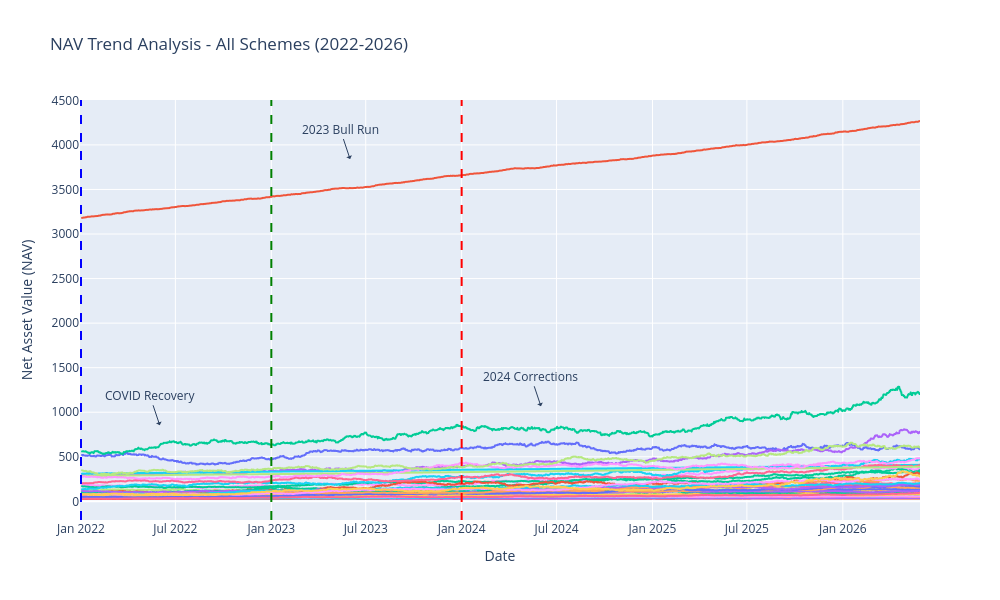

Here is the notebook cell this chart was saved with:
### Code cell
# NAV Trend Analysis [1]
# Plot daily NAV for all 40 schemes with annotations
nav_with_names = nav_history.merge(fund_master[['amfi_code', 'scheme_name']], on='amfi_code')
nav_with_names["date"] = pd.to_datetime(nav_with_names["date"])

fig = px.line(nav_with_names, 
              x='date', 
              y='nav', 
              color='scheme_name',
              title='NAV Trend Analysis - All Schemes (2022-2026)',
              labels={'date': 'Date', 'nav': 'Net Asset Value (NAV)', 'scheme_name': 'Fund Name'})

# Add vertical lines for key periods
fig.add_vline(x="2022-01-01", line_width=2, line_dash="dash", line_color="blue")
fig.add_vline(x="2023-01-01", line_width=2, line_dash="dash", line_color="green")
fig.add_vline(x="2024-01-01", line_width=2, line_dash="dash", line_color="red")

# Add annotations
fig.add_annotation(
    x="2022-06-01",
    y=nav_with_names["nav"].max() * 0.2,
    text="COVID Recovery",
    showarrow=True,
    arrowhead=1,
)

fig.add_annotation(
    x="2023-06-01",
    y=nav_with_names["nav"].max() * 0.90,
    text="2023 Bull Run",
    showarrow=True,
    arrowhead=1,
)

fig.add_annotation(
    x="2024-06-01",
    y=nav_with_names["nav"].max() * 0.25,
    text="2024 Corrections",
    showarrow=True,
    arrowhead=1,
)

fig.update_layout(height=600, width=1000, showlegend=False)
fig.write_image('../reports/figures/nav_trend_analysis.png')
fig.show()

### Figure 1 — Plotly figure (JSON) as saved in the notebook; plotly's stock layout.template omitted (floating-point values rounded to 4 significant figures; data arrays with more than 128 entries replaced by an {"elided": "..."} marker saying what was removed)
{"data": [{"hovertemplate": "Fund Name=HDFC Top 100 Fund - Regular Plan - Growth<br>Date=%{x}<br>Net Asset Value (NAV)=%{y}<extra></extra>", "legendgroup": "HDFC Top 100 Fund - Regular Plan - Growth", "line": {"color": "#636efa", "dash": "solid"}, "marker": {"symbol": "circle"}, "mode": "lines", "name": "HDFC Top 100 Fund - Regular Plan - Growth", "showlegend": true, "type": "scattergl", "x": {"elided": "1608 str values"}, "xaxis": "x", "y": {"elided": "1608 float values"}, "yaxis": "y"}, {"hovertemplate": "Fund Name=HDFC Short Term Debt Fund - Regular - Growth<br>Date=%{x}<br>Net Asset Value (NAV)=%{y}<extra></extra>", "legendgroup": "HDFC Short Term Debt Fund - Regular - Growth", "line": {"color": "#EF553B", "dash": "solid"}, "marker": {"symbol": "circle"}, "mode": "lines", "name": "HDFC Short Term Debt Fund - Regular - Growth", "showlegend": true, "type": "scattergl", "x": {"elided": "1608 str values"}, "xaxis": "x", "y": {"elided": "1608 float values"}, "yaxis": "y"}, {"hovertemplate": "Fund Name=HDFC Mid-Cap Opportunities Fund - Regular - Growth<br>Date=%{x}<br>Net Asset Value (NAV)=%{y}<extra></extra>", "legendgroup": "HDFC Mid-Cap Opportunities Fund - Regular - Growth", "line": {"color": "#00cc96", "dash": "solid"}, "marker": {"symbol": "circle"}, "mode": "lines", "name": "HDFC Mid-Cap Opportunities Fund - Regular - Growth", "showlegend": true, "type": "scattergl", "x": {"elided": "1608 str values"}, "xaxis": "x", "y": {"elided": "1608 float values"}, "yaxis": "y"}, {"hovertemplate": "Fund Name=ABSL Frontline Equity Fund - Regular - Growth<br>Date=%{x}<br>Net Asset Value (NAV)=%{y}<extra></extra>", "legendgroup": "ABSL Frontline Equity Fund - Regular - Growth", "line": {"color": "#ab63fa", "dash": "solid"}, "marker": {"symbol": "circle"}, "mode": "lines", "name": "ABSL Frontline Equity Fund - Regular - Growth", "showlegend": true, "type": "scattergl", "x": {"elided": "1608 str values"}, "xaxis": "x", "y": {"elided": "1608 float values"}, "yaxis": "y"}, {"hovertemplate": "Fund Name=ABSL Small Cap Fund - Regular - Growth<br>Date=%{x}<br>Net Asset Value (NAV)=%{y}<extra></extra>", "legendgroup": "ABSL Small Cap Fund - Regular - Growth", "line": {"color": "#FFA15A", "dash": "solid"}, "marker": {"symbol": "circle"}, "mode": "lines", "name": "ABSL Small Cap Fund - Regular - Growth", "showlegend": true, "type": "scattergl", "x": {"elided": "1608 str values"}, "xaxis": "x", "y": {"elided": "1608 float values"}, "yaxis": "y"}, {"hovertemplate": "Fund Name=ABSL Liquid Fund - Regular - Growth<br>Date=%{x}<br>Net Asset Value (NAV)=%{y}<extra></extra>", "legendgroup": "ABSL Liquid Fund - Regular - Growth", "line": {"color": "#19d3f3", "dash": "solid"}, "marker": {"symbol": "circle"}, "mode": "lines", "name": "ABSL Liquid Fund - Regular - Growth", "showlegend": true, "type": "scattergl", "x": {"elided": "1608 str values"}, "xaxis": "x", "y": {"elided": "1608 float values"}, "yaxis": "y"}, {"hovertemplate": "Fund Name=UTI Nifty 50 Index Fund - Regular - Growth<br>Date=%{x}<br>Net Asset Value (NAV)=%{y}<extra></extra>", "legendgroup": "UTI Nifty 50 Index Fund - Regular - Growth", "line": {"color": "#FF6692", "dash": "solid"}, "marker": {"symbol": "circle"}, "mode": "lines", "name": "UTI Nifty 50 Index Fund - Regular - Growth", "showlegend": true, "type": "scattergl", "x": {"elided": "1608 str values"}, "xaxis": "x", "y": {"elided": "1608 float values"}, "yaxis": "y"}, {"hovertemplate": "Fund Name=UTI Mid Cap Fund - Regular - Growth<br>Date=%{x}<br>Net Asset Value (NAV)=%{y}<extra></extra>", "legendgroup": "UTI Mid Cap Fund - Regular - Growth", "line": {"color": "#B6E880", "dash": "solid"}, "marker": {"symbol": "circle"}, "mode": "lines", "name": "UTI Mid Cap Fund - Regular - Growth", "showlegend": true, "type": "scattergl", "x": {"elided": "1608 str values"}, "xaxis": "x", "y": {"elided": "1608 float values"}, "yaxis": "y"}, {"hovertemplate": "Fund Name=UTI Flexi Cap Fund - Regular - Growth<br>Date=%{x}<br>Net Asset Value (NAV)=%{y}<extra></extra>", "legendgroup": "UTI Flexi Cap Fund - Regular - Growth", "line": {"color": "#FF97FF", "dash": "solid"}, "marker": {"symbol": "circle"}, "mode": "lines", "name": "UTI Flexi Cap Fund - Regular - Growth", "showlegend": true, "type": "scattergl", "x": {"elided": "1608 str values"}, "xaxis": "x", "y": {"elided": "1608 float values"}, "yaxis": "y"}, {"hovertemplate": "Fund Name=Nippon India Large Cap Fund - Regular - Growth<br>Date=%{x}<br>Net Asset Value (NAV)=%{y}<extra></extra>", "legendgroup": "Nippon India Large Cap Fund - Regular - Growth", "line": {"color": "#FECB52", "dash": "solid"}, "marker": {"symbol": "circle"}, "mode": "lines", "name": "Nippon India Large Cap Fund - Regular - Growth", "showlegend": true, "type": "scattergl", "x": {"elided": "1608 str values"}, "xaxis": "x", "y": {"elided": "1608 float values"}, "yaxis": "y"}, {"hovertemplate": "Fund Name=Nippon India Large Cap Fund - Direct - Growth<br>Date=%{x}<br>Net Asset Value (NAV)=%{y}<extra></extra>", "legendgroup": "Nippon India Large Cap Fund - Direct - Growth", "line": {"color": "#636efa", "dash": "solid"}, "marker": {"symbol": "circle"}, "mode": "lines", "name": "Nippon India Large Cap Fund - Direct - Growth", "showlegend": true, "type": "scattergl", "x": {"elided": "1608 str values"}, "xaxis": "x", "y": {"elided": "1608 float values"}, "yaxis": "y"}, {"hovertemplate": "Fund Name=Nippon India Small Cap Fund - Regular - Growth<br>Date=%{x}<br>Net Asset Value (NAV)=%{y}<extra></extra>", "legendgroup": "Nippon India Small Cap Fund - Regular - Growth", "line": {"color": "#EF553B", "dash": "solid"}, "marker": {"symbol": "circle"}, "mode": "lines", "name": "Nippon India Small Cap Fund - Regular - Growth", "showlegend": true, "type": "scattergl", "x": {"elided": "1608 str values"}, "xaxis": "x", "y": {"elided": "1608 float values"}, "yaxis": "y"}, {"hovertemplate": "Fund Name=Nippon India ETF Nifty 50 BeES<br>Date=%{x}<br>Net Asset Value (NAV)=%{y}<extra></extra>", "legendgroup": "Nippon India ETF Nifty 50 BeES", "line": {"color": "#00cc96", "dash": "solid"}, "marker": {"symbol": "circle"}, "mode": "lines", "name": "Nippon India ETF Nifty 50 BeES", "showlegend": true, "type": "scattergl", "x": {"elided": "1608 str values"}, "xaxis": "x", "y": {"elided": "1608 float values"}, "yaxis": "y"}, {"hovertemplate": "Fund Name=Nippon India Gilt Securities Fund - Regular - Growth<br>Date=%{x}<br>Net Asset Value (NAV)=%{y}<extra></extra>", "legendgroup": "Nippon India Gilt Securities Fund - Regular - Growth", "line": {"color": "#ab63fa", "dash": "solid"}, "marker": {"symbol": "circle"}, "mode": "lines", "name": "Nippon India Gilt Securities Fund - Regular - Growth", "showlegend": true, "type": "scattergl", "x": {"elided": "1608 str values"}, "xaxis": "x", "y": {"elided": "1608 float values"}, "yaxis": "y"}, {"hovertemplate": "Fund Name=Axis Bluechip Fund - Regular - Growth<br>Date=%{x}<br>Net Asset Value (NAV)=%{y}<extra></extra>", "legendgroup": "Axis Bluechip Fund - Regular - Growth", "line": {"color": "#FFA15A", "dash": "solid"}, "marker": {"symbol": "circle"}, "mode": "lines", "name": "Axis Bluechip Fund - Regular - Growth", "showlegend": true, "type": "scattergl", "x": {"elided": "1608 str values"}, "xaxis": "x", "y": {"elided": "1608 float values"}, "yaxis": "y"}, {"hovertemplate": "Fund Name=Axis Bluechip Fund - Direct - Growth<br>Date=%{x}<br>Net Asset Value (NAV)=%{y}<extra></extra>", "legendgroup": "Axis Bluechip Fund - Direct - Growth", "line": {"color": "#19d3f3", "dash": "solid"}, "marker": {"symbol": "circle"}, "mode": "lines", "name": "Axis Bluechip Fund - Direct - Growth", "showlegend": true, "type": "scattergl", "x": {"elided": "1608 str values"}, "xaxis": "x", "y": {"elided": "1608 float values"}, "yaxis": "y"}, {"hovertemplate": "Fund Name=Axis Midcap Fund - Regular - Growth<br>Date=%{x}<br>Net Asset Value (NAV)=%{y}<extra></extra>", "legendgroup": "Axis Midcap Fund - Regular - Growth", "line": {"color": "#FF6692", "dash": "solid"}, "marker": {"symbol": "circle"}, "mode": "lines", "name": "Axis Midcap Fund - Regular - Growth", "showlegend": true, "type": "scattergl", "x": {"elided": "1608 str values"}, "xaxis": "x", "y": {"elided": "1608 float values"}, "yaxis": "y"}, {"hovertemplate": "Fund Name=Axis Small Cap Fund - Regular - Growth<br>Date=%{x}<br>Net Asset Value (NAV)=%{y}<extra></extra>", "legendgroup": "Axis Small Cap Fund - Regular - Growth", "line": {"color": "#B6E880", "dash": "solid"}, "marker": {"symbol": "circle"}, "mode": "lines", "name": "Axis Small Cap Fund - Regular - Growth", "showlegend": true, "type": "scattergl", "x": {"elided": "1608 str values"}, "xaxis": "x", "y": {"elided": "1608 float values"}, "yaxis": "y"}, {"hovertemplate": "Fund Name=SBI Magnum Gilt Fund - Regular Plan - Growth<br>Date=%{x}<br>Net Asset Value (NAV)=%{y}<extra></extra>", "legendgroup": "SBI Magnum Gilt Fund - Regular Plan - Growth", "line": {"color": "#FF97FF", "dash": "solid"}, "marker": {"symbol": "circle"}, "mode": "lines", "name": "SBI Magnum Gilt Fund - Regular Plan - Growth", "showlegend": true, "type": "scattergl", "x": {"elided": "1608 str values"}, "xaxis": "x", "y": {"elided": "1608 float values"}, "yaxis": "y"}, {"hovertemplate": "Fund Name=SBI Bluechip Fund - Regular Plan - Growth<br>Date=%{x}<br>Net Asset Value (NAV)=%{y}<extra></extra>", "legendgroup": "SBI Bluechip Fund - Regular Plan - Growth", "line": {"color": "#FECB52", "dash": "solid"}, "marker": {"symbol": "circle"}, "mode": "lines", "name": "SBI Bluechip Fund - Regular Plan - Growth", "showlegend": true, "type": "scattergl", "x": {"elided": "1608 str values"}, "xaxis": "x", "y": {"elided": "1608 float values"}, "yaxis": "y"}, {"hovertemplate": "Fund Name=SBI Bluechip Fund - Direct Plan - Growth<br>Date=%{x}<br>Net Asset Value (NAV)=%{y}<extra></extra>", "legendgroup": "SBI Bluechip Fund - Direct Plan - Growth", "line": {"color": "#636efa", "dash": "solid"}, "marker": {"symbol": "circle"}, "mode": "lines", "name": "SBI Bluechip Fund - Direct Plan - Growth", "showlegend": true, "type": "scattergl", "x": {"elided": "1608 str values"}, "xaxis": "x", "y": {"elided": "1608 float values"}, "yaxis": "y"}, {"hovertemplate": "Fund Name=SBI Small Cap Fund - Regular Plan - Growth<br>Date=%{x}<br>Net Asset Value (NAV)=%{y}<extra></extra>", "legendgroup": "SBI Small Cap Fund - Regular Plan - Growth", "line": {"color": "#EF553B", "dash": "solid"}, "marker": {"symbol": "circle"}, "mode": "lines", "name": "SBI Small Cap Fund - Regular Plan - Growth", "showlegend": true, "type": "scattergl", "x": {"elided": "1608 str values"}, "xaxis": "x", "y": {"elided": "1608 float values"}, "yaxis": "y"}, {"hovertemplate": "Fund Name=SBI Small Cap Fund - Direct Plan - Growth<br>Date=%{x}<br>Net Asset Value (NAV)=%{y}<extra></extra>", "legendgroup": "SBI Small Cap Fund - Direct Plan - Growth", "line": {"color": "#00cc96", "dash": "solid"}, "marker": {"symbol": "circle"}, "mode": "lines", "name": "SBI Small Cap Fund - Direct Plan - Growth", "showlegend": true, "type": "scattergl", "x": {"elided": "1608 str values"}, "xaxis": "x", "y": {"elided": "1608 float values"}, "yaxis": "y"}, {"hovertemplate": "Fund Name=ICICI Pru Bluechip Fund - Regular - Growth<br>Date=%{x}<br>Net Asset Value (NAV)=%{y}<extra></extra>", "legendgroup": "ICICI Pru Bluechip Fund - Regular - Growth", "line": {"color": "#ab63fa", "dash": "solid"}, "marker": {"symbol": "circle"}, "mode": "lines", "name": "ICICI Pru Bluechip Fund - Regular - Growth", "showlegend": true, "type": "scattergl", "x": {"elided": "1608 str values"}, "xaxis": "x", "y": {"elided": "1608 float values"}, "yaxis": "y"}, {"hovertemplate": "Fund Name=ICICI Pru Bluechip Fund - Direct - Growth<br>Date=%{x}<br>Net Asset Value (NAV)=%{y}<extra></extra>", "legendgroup": "ICICI Pru Bluechip Fund - Direct - Growth", "line": {"color": "#FFA15A", "dash": "solid"}, "marker": {"symbol": "circle"}, "mode": "lines", "name": "ICICI Pru Bluechip Fund - Direct - Growth", "showlegend": true, "type": "scattergl", "x": {"elided": "1608 str values"}, "xaxis": "x", "y": {"elided": "1608 float values"}, "yaxis": "y"}, {"hovertemplate": "Fund Name=ICICI Pru Midcap Fund - Regular - Growth<br>Date=%{x}<br>Net Asset Value (NAV)=%{y}<extra></extra>", "legendgroup": "ICICI Pru Midcap Fund - Regular - Growth", "line": {"color": "#19d3f3", "dash": "solid"}, "marker": {"symbol": "circle"}, "mode": "lines", "name": "ICICI Pru Midcap Fund - Regular - Growth", "showlegend": true, "type": "scattergl", "x": {"elided": "1608 str values"}, "xaxis": "x", "y": {"elided": "1608 float values"}, "yaxis": "y"}, {"hovertemplate": "Fund Name=ICICI Pru Value Discovery Fund - Regular - Growth<br>Date=%{x}<br>Net Asset Value (NAV)=%{y}<extra></extra>", "legendgroup": "ICICI Pru Value Discovery Fund - Regular - Growth", "line": {"color": "#FF6692", "dash": "solid"}, "marker": {"symbol": "circle"}, "mode": "lines", "name": "ICICI Pru Value Discovery Fund - Regular - Growth", "showlegend": true, "type": "scattergl", "x": {"elided": "1608 str values"}, "xaxis": "x", "y": {"elided": "1608 float values"}, "yaxis": "y"}, {"hovertemplate": "Fund Name=ICICI Pru Liquid Fund - Regular - Growth<br>Date=%{x}<br>Net Asset Value (NAV)=%{y}<extra></extra>", "legendgroup": "ICICI Pru Liquid Fund - Regular - Growth", "line": {"color": "#B6E880", "dash": "solid"}, "marker": {"symbol": "circle"}, "mode": "lines", "name": "ICICI Pru Liquid Fund - Regular - Growth", "showlegend": true, "type": "scattergl", "x": {"elided": "1608 str values"}, "xaxis": "x", "y": {"elided": "1608 float values"}, "yaxis": "y"}, {"hovertemplate": "Fund Name=Kotak Bluechip Fund - Regular - Growth<br>Date=%{x}<br>Net Asset Value (NAV)=%{y}<extra></extra>", "legendgroup": "Kotak Bluechip Fund - Regular - Growth", "line": {"color": "#FF97FF", "dash": "solid"}, "marker": {"symbol": "circle"}, "mode": "lines", "name": "Kotak Bluechip Fund - Regular - Growth", "showlegend": true, "type": "scattergl", "x": {"elided": "1608 str values"}, "xaxis": "x", "y": {"elided": "1608 float values"}, "yaxis": "y"}, {"hovertemplate": "Fund Name=Kotak Emerging Equity Fund - Regular - Growth<br>Date=%{x}<br>Net Asset Value (NAV)=%{y}<extra></extra>", "legendgroup": "Kotak Emerging Equity Fund - Regular - Growth", "line": {"color": "#FECB52", "dash": "solid"}, "marker": {"symbol": "circle"}, "mode": "lines", "name": "Kotak Emerging Equity Fund - Regular - Growth", "showlegend": true, "type": "scattergl", "x": {"elided": "1608 str values"}, "xaxis": "x", "y": {"elided": "1608 float values"}, "yaxis": "y"}, {"hovertemplate": "Fund Name=Kotak Flexicap Fund - Regular - Growth<br>Date=%{x}<br>Net Asset Value (NAV)=%{y}<extra></extra>", "legendgroup": "Kotak Flexicap Fund - Regular - Growth", "line": {"color": "#636efa", "dash": "solid"}, "marker": {"symbol": "circle"}, "mode": "lines", "name": "Kotak Flexicap Fund - Regular - Growth", "showlegend": true, "type": "scattergl", "x": {"elided": "1608 str values"}, "xaxis": "x", "y": {"elided": "1608 float values"}, "yaxis": "y"}, {"hovertemplate": "Fund Name=Kotak Liquid Fund - Regular - Growth<br>Date=%{x}<br>Net Asset Value (NAV)=%{y}<extra></extra>", "legendgroup": "Kotak Liquid Fund - Regular - Growth", "line": {"color": "#EF553B", "dash": "solid"}, "marker": {"symbol": "circle"}, "mode": "lines", "name": "Kotak Liquid Fund - Regular - Growth", "showlegend": true, "type": "scattergl", "x": {"elided": "1608 str values"}, "xaxis": "x", "y": {"elided": "1608 float values"}, "yaxis": "y"}, {"hovertemplate": "Fund Name=HDFC Top 100 Fund - Direct Plan - Growth<br>Date=%{x}<br>Net Asset Value (NAV)=%{y}<extra></extra>", "legendgroup": "HDFC Top 100 Fund - Direct Plan - Growth", "line": {"color": "#00cc96", "dash": "solid"}, "marker": {"symbol": "circle"}, "mode": "lines", "name": "HDFC Top 100 Fund - Direct Plan - Growth", "showlegend": true, "type": "scattergl", "x": {"elided": "1608 str values"}, "xaxis": "x", "y": {"elided": "1608 float values"}, "yaxis": "y"}, {"hovertemplate": "Fund Name=HDFC Mid-Cap Opportunities Fund - Direct - Growth<br>Date=%{x}<br>Net Asset Value (NAV)=%{y}<extra></extra>", "legendgroup": "HDFC Mid-Cap Opportunities Fund - Direct - Growth", "line": {"color": "#ab63fa", "dash": "solid"}, "marker": {"symbol": "circle"}, "mode": "lines", "name": "HDFC Mid-Cap Opportunities Fund - Direct - Growth", "showlegend": true, "type": "scattergl", "x": {"elided": "1608 str values"}, "xaxis": "x", "y": {"elided": "1608 float values"}, "yaxis": "y"}, {"hovertemplate": "Fund Name=Mirae Asset Large Cap Fund - Regular - Growth<br>Date=%{x}<br>Net Asset Value (NAV)=%{y}<extra></extra>", "legendgroup": "Mirae Asset Large Cap Fund - Regular - Growth", "line": {"color": "#FFA15A", "dash": "solid"}, "marker": {"symbol": "circle"}, "mode": "lines", "name": "Mirae Asset Large Cap Fund - Regular - Growth", "showlegend": true, "type": "scattergl", "x": {"elided": "1608 str values"}, "xaxis": "x", "y": {"elided": "1608 float values"}, "yaxis": "y"}, {"hovertemplate": "Fund Name=Mirae Asset Emerging Bluechip Fund - Regular - Growth<br>Date=%{x}<br>Net Asset Value (NAV)=%{y}<extra></extra>", "legendgroup": "Mirae Asset Emerging Bluechip Fund - Regular - Growth", "line": {"color": "#19d3f3", "dash": "solid"}, "marker": {"symbol": "circle"}, "mode": "lines", "name": "Mirae Asset Emerging Bluechip Fund - Regular - Growth", "showlegend": true, "type": "scattergl", "x": {"elided": "1608 str values"}, "xaxis": "x", "y": {"elided": "1608 float values"}, "yaxis": "y"}, {"hovertemplate": "Fund Name=Mirae Asset Tax Saver Fund - Regular - Growth<br>Date=%{x}<br>Net Asset Value (NAV)=%{y}<extra></extra>", "legendgroup": "Mirae Asset Tax Saver Fund - Regular - Growth", "line": {"color": "#FF6692", "dash": "solid"}, "marker": {"symbol": "circle"}, "mode": "lines", "name": "Mirae Asset Tax Saver Fund - Regular - Growth", "showlegend": true, "type": "scattergl", "x": {"elided": "1608 str values"}, "xaxis": "x", "y": {"elided": "1608 float values"}, "yaxis": "y"}, {"hovertemplate": "Fund Name=DSP Top 100 Equity Fund - Regular - Growth<br>Date=%{x}<br>Net Asset Value (NAV)=%{y}<extra></extra>", "legendgroup": "DSP Top 100 Equity Fund - Regular - Growth", "line": {"color": "#B6E880", "dash": "solid"}, "marker": {"symbol": "circle"}, "mode": "lines", "name": "DSP Top 100 Equity Fund - Regular - Growth", "showlegend": true, "type": "scattergl", "x": {"elided": "1608 str values"}, "xaxis": "x", "y": {"elided": "1608 float values"}, "yaxis": "y"}, {"hovertemplate": "Fund Name=DSP Midcap Fund - Regular - Growth<br>Date=%{x}<br>Net Asset Value (NAV)=%{y}<extra></extra>", "legendgroup": "DSP Midcap Fund - Regular - Growth", "line": {"color": "#FF97FF", "dash": "solid"}, "marker": {"symbol": "circle"}, "mode": "lines", "name": "DSP Midcap Fund - Regular - Growth", "showlegend": true, "type": "scattergl", "x": {"elided": "1608 str values"}, "xaxis": "x", "y": {"elided": "1608 float values"}, "yaxis": "y"}, {"hovertemplate": "Fund Name=DSP Small Cap Fund - Regular - Growth<br>Date=%{x}<br>Net Asset Value (NAV)=%{y}<extra></extra>", "legendgroup": "DSP Small Cap Fund - Regular - Growth", "line": {"color": "#FECB52", "dash": "solid"}, "marker": {"symbol": "circle"}, "mode": "lines", "name": "DSP Small Cap Fund - Regular - Growth", "showlegend": true, "type": "scattergl", "x": {"elided": "1608 str values"}, "xaxis": "x", "y": {"elided": "1608 float values"}, "yaxis": "y"}], "layout": {"annotations": [{"arrowhead": 1, "showarrow": true, "text": "COVID Recovery", "x": "2022-06-01", "y": 853.7}, {"arrowhead": 1, "showarrow": true, "text": "2023 Bull Run", "x": "2023-06-01", "y": 3842.0}, {"arrowhead": 1, "showarrow": true, "text": "2024 Corrections", "x": "2024-06-01", "y": 1067.0}], "height": 600, "legend": {"title": {"text": "Fund Name"}, "tracegroupgap": 0}, "shapes": [{"line": {"color": "blue", "dash": "dash", "width": 2}, "type": "line", "x0": "2022-01-01", "x1": "2022-01-01", "xref": "x", "y0": 0, "y1": 1, "yref": "y domain"}, {"line": {"color": "green", "dash": "dash", "width": 2}, "type": "line", "x0": "2023-01-01", "x1": "2023-01-01", "xref": "x", "y0": 0, "y1": 1, "yref": "y domain"}, {"line": {"color": "red", "dash": "dash", "width": 2}, "type": "line", "x0": "2024-01-01", "x1": "2024-01-01", "xref": "x", "y0": 0, "y1": 1, "yref": "y domain"}], "showlegend": false, "title": {"text": "NAV Trend Analysis - All Schemes (2022-2026)"}, "width": 1000, "xaxis": {"anchor": "y", "domain": [0, 1], "title": {"text": "Date"}}, "yaxis": {"anchor": "x", "domain": [0, 1], "title": {"text": "Net Asset Value (NAV)"}}}}
